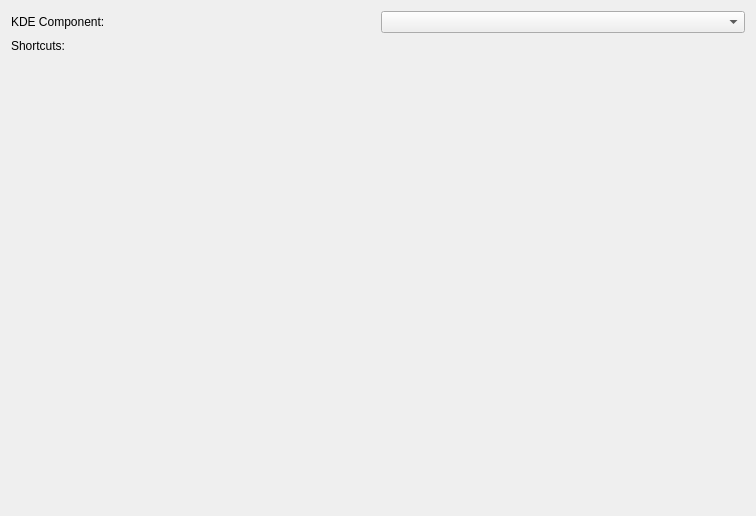
<ui version="4.0" >
 <class>GlobalShortcuts</class>
 <widget class="QWidget" name="GlobalShortcuts" >
  <property name="geometry" >
   <rect>
    <x>0</x>
    <y>0</y>
    <width>756</width>
    <height>516</height>
   </rect>
  </property>
  <property name="windowTitle" >
   <string>Form</string>
  </property>
  <layout class="QGridLayout" >
   <item row="0" column="0" >
    <widget class="QLabel" name="label" >
     <property name="text" >
      <string>KDE Component:</string>
     </property>
    </widget>
   </item>
   <item row="0" column="1" >
    <widget class="KComboBox" name="components" />
   </item>
   <item row="1" column="0" >
    <widget class="QLabel" name="label_2" >
     <property name="text" >
      <string>Shortcuts:</string>
     </property>
     <property name="alignment" >
      <set>Qt::AlignLeading|Qt::AlignLeft|Qt::AlignTop</set>
     </property>
    </widget>
   </item>
  </layout>
 </widget>
 <customwidgets>
  <customwidget>
   <class>KComboBox</class>
   <extends>QComboBox</extends>
   <header>kcombobox.h</header>
  </customwidget>
 </customwidgets>
 <resources/>
 <connections/>
</ui>
